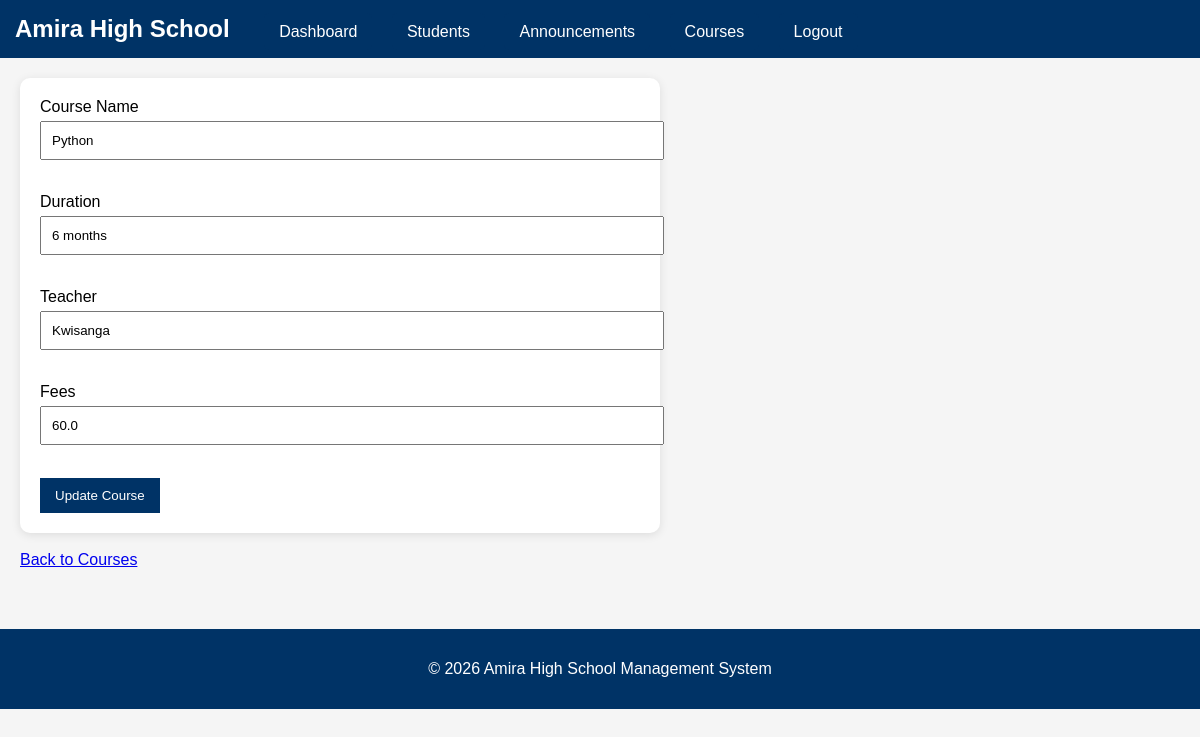
/admin/courses/edit/1 (signed in), run on the app's committed database.
### tables this page shows
CREATE TABLE courses (
    course_id INTEGER PRIMARY KEY AUTOINCREMENT,
    course_name TEXT NOT NULL,
    duration TEXT NOT NULL,
    teacher TEXT NOT NULL,
    fees REAL NOT NULL,
    photo TEXT
);

### app.py (the view, shortened to what this page needs)
@app.route("/admin/courses/edit/<int:course_id>",
           methods=["GET", "POST"])
def edit_course_page(course_id):
    if "user_id" not in session:
        return redirect("/login")
    if session["login_type"] != "admin":
        return "Access Denied"
    course = get_course(course_id)
    return render_template(
        "edit_course.html",
        course=course
    )

### database.py (called while the page is built)
def get_connection():
    conn = sqlite3.connect(DATABASE)
    conn.row_factory = sqlite3.Row
    return conn

def get_course(course_id):
    conn = get_connection()
    course = conn.execute("""
    SELECT *
    FROM courses
    WHERE course_id = ?
    """, (course_id,)).fetchone()
    conn.close()
    return course

### templates/edit_course.html (shortened to what this page needs)
{% extends "base.html" %}
{% block content %}
<div class="form-container">
    <form method="POST">
        <label>Course Name</label><br>
        <input
            type="text"
            name="course_name"
            value="{{ course.course_name }}"
            required>
        <br><br>
        <label>Duration</label><br>
        <input
            type="text"
            name="duration"
            value="{{ course.duration }}"
            required>
        <br><br>
        <label>Teacher</label><br>
        <input
            type="text"
            name="teacher"
            value="{{ course.teacher }}"
            required>
        <br><br>
        <label>Fees</label><br>
        <input
            type="number"
            name="fees"
            value="{{ course.fees }}"
            required>
        <br><br>
        <button type="submit">
            Update Course
        </button>
    </form>
</div>
    <br>
    <a href="/admin/courses">
        Back to Courses
    </a>
{% endblock %}

### static/css/style.css (style rules this page uses)
body { font-family: Arial, sans-serif; margin:0; background:#f5f5f5; }
button { background:#003366; color:white; border:none; padding:10px 15px; cursor:pointer; }
input, textarea, select { width:100%; padding:10px; margin-top:5px; margin-bottom:15px; }
.form-container { background:white; padding:20px; max-width:600px; border-radius:10px; box-shadow:0 2px 10px rgba(0,0,0,0.1); }

### data on the page
courses: course_name "Python", duration "6 months", teacher "Kwisanga", fees "60.0"
